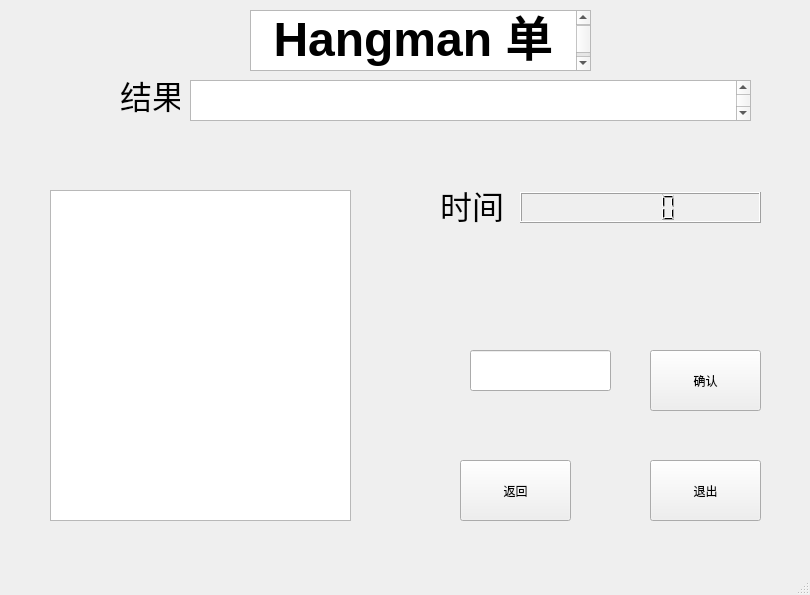
<?xml version="1.0" encoding="UTF-8"?>
<ui version="4.0">
 <class>MainWindow</class>
 <widget class="QMainWindow" name="MainWindow">
  <property name="geometry">
   <rect>
    <x>0</x>
    <y>0</y>
    <width>810</width>
    <height>595</height>
   </rect>
  </property>
  <property name="windowTitle">
   <string>MainWindow</string>
  </property>
  <widget class="QWidget" name="centralwidget">
   <widget class="QTextBrowser" name="titleBrowser">
    <property name="geometry">
     <rect>
      <x>250</x>
      <y>10</y>
      <width>341</width>
      <height>61</height>
     </rect>
    </property>
    <property name="html">
     <string>&lt;!DOCTYPE HTML PUBLIC &quot;-//W3C//DTD HTML 4.0//EN&quot; &quot;http://www.w3.org/TR/REC-html40/strict.dtd&quot;&gt;
&lt;html&gt;&lt;head&gt;&lt;meta name=&quot;qrichtext&quot; content=&quot;1&quot; /&gt;&lt;style type=&quot;text/css&quot;&gt;
p, li { white-space: pre-wrap; }
&lt;/style&gt;&lt;/head&gt;&lt;body style=&quot; font-family:'.AppleSystemUIFont'; font-size:13pt; font-weight:400; font-style:normal;&quot;&gt;
&lt;p align=&quot;center&quot; style=&quot; margin-top:0px; margin-bottom:0px; margin-left:0px; margin-right:0px; -qt-block-indent:0; text-indent:0px;&quot;&gt;&lt;span style=&quot; font-size:36pt; font-weight:600;&quot;&gt;Hangman 单人模式&lt;/span&gt;&lt;/p&gt;&lt;/body&gt;&lt;/html&gt;</string>
    </property>
   </widget>
   <widget class="QLabel" name="timeLabel">
    <property name="geometry">
     <rect>
      <x>440</x>
      <y>180</y>
      <width>71</width>
      <height>51</height>
     </rect>
    </property>
    <property name="text">
     <string>&lt;html&gt;&lt;head/&gt;&lt;body&gt;&lt;p&gt;&lt;span style=&quot; font-size:24pt;&quot;&gt;时间&lt;/span&gt;&lt;/p&gt;&lt;/body&gt;&lt;/html&gt;</string>
    </property>
   </widget>
   <widget class="QLCDNumber" name="timeLcd">
    <property name="geometry">
     <rect>
      <x>520</x>
      <y>192</y>
      <width>241</width>
      <height>31</height>
     </rect>
    </property>
   </widget>
   <widget class="QPushButton" name="confirmButton">
    <property name="geometry">
     <rect>
      <x>650</x>
      <y>350</y>
      <width>111</width>
      <height>61</height>
     </rect>
    </property>
    <property name="text">
     <string>确认</string>
    </property>
   </widget>
   <widget class="QPushButton" name="exitButton">
    <property name="geometry">
     <rect>
      <x>650</x>
      <y>460</y>
      <width>111</width>
      <height>61</height>
     </rect>
    </property>
    <property name="text">
     <string>退出</string>
    </property>
   </widget>
   <widget class="QPushButton" name="backButton">
    <property name="geometry">
     <rect>
      <x>460</x>
      <y>460</y>
      <width>111</width>
      <height>61</height>
     </rect>
    </property>
    <property name="text">
     <string>返回</string>
    </property>
   </widget>
   <widget class="QGraphicsView" name="manView">
    <property name="geometry">
     <rect>
      <x>50</x>
      <y>190</y>
      <width>301</width>
      <height>331</height>
     </rect>
    </property>
   </widget>
   <widget class="QTextBrowser" name="resultBrowser">
    <property name="geometry">
     <rect>
      <x>190</x>
      <y>80</y>
      <width>561</width>
      <height>41</height>
     </rect>
    </property>
    <property name="toolTip">
     <string>&lt;html&gt;&lt;head/&gt;&lt;body&gt;&lt;p&gt;&lt;span style=&quot; font-size:24pt;&quot;/&gt;&lt;/p&gt;&lt;/body&gt;&lt;/html&gt;</string>
    </property>
    <property name="html">
     <string>&lt;!DOCTYPE HTML PUBLIC &quot;-//W3C//DTD HTML 4.0//EN&quot; &quot;http://www.w3.org/TR/REC-html40/strict.dtd&quot;&gt;
&lt;html&gt;&lt;head&gt;&lt;meta name=&quot;qrichtext&quot; content=&quot;1&quot; /&gt;&lt;style type=&quot;text/css&quot;&gt;
p, li { white-space: pre-wrap; }
&lt;/style&gt;&lt;/head&gt;&lt;body style=&quot; font-family:'.AppleSystemUIFont'; font-size:13pt; font-weight:400; font-style:normal;&quot;&gt;
&lt;p style=&quot; margin-top:0px; margin-bottom:0px; margin-left:0px; margin-right:0px; -qt-block-indent:0; text-indent:0px;&quot;&gt;&lt;span style=&quot; font-size:24pt;&quot;&gt; &lt;/span&gt;&lt;/p&gt;&lt;/body&gt;&lt;/html&gt;</string>
    </property>
   </widget>
   <widget class="QLabel" name="resultLabel">
    <property name="geometry">
     <rect>
      <x>120</x>
      <y>60</y>
      <width>60</width>
      <height>71</height>
     </rect>
    </property>
    <property name="text">
     <string>&lt;html&gt;&lt;head/&gt;&lt;body&gt;&lt;p&gt;&lt;span style=&quot; font-size:24pt;&quot;&gt;结果&lt;/span&gt;&lt;/p&gt;&lt;/body&gt;&lt;/html&gt;</string>
    </property>
   </widget>
   <widget class="QLineEdit" name="letterEdit">
    <property name="geometry">
     <rect>
      <x>470</x>
      <y>350</y>
      <width>141</width>
      <height>41</height>
     </rect>
    </property>
   </widget>
   <widget class="QLabel" name="infoLabel">
    <property name="geometry">
     <rect>
      <x>440</x>
      <y>260</y>
      <width>311</width>
      <height>61</height>
     </rect>
    </property>
    <property name="text">
     <string/>
    </property>
   </widget>
   <widget class="QLabel" name="judgeLabel">
    <property name="geometry">
     <rect>
      <x>290</x>
      <y>170</y>
      <width>291</width>
      <height>141</height>
     </rect>
    </property>
    <property name="text">
     <string>&lt;html&gt;&lt;head/&gt;&lt;body&gt;&lt;p align=&quot;center&quot;&gt;&lt;br/&gt;&lt;/p&gt;&lt;/body&gt;&lt;/html&gt;</string>
    </property>
   </widget>
   <widget class="QLabel" name="answerLabel">
    <property name="geometry">
     <rect>
      <x>190</x>
      <y>130</y>
      <width>561</width>
      <height>41</height>
     </rect>
    </property>
    <property name="text">
     <string/>
    </property>
   </widget>
   <zorder>verticalLayoutWidget</zorder>
   <zorder>verticalLayoutWidget</zorder>
   <zorder>titleBrowser</zorder>
   <zorder>timeLabel</zorder>
   <zorder>timeLcd</zorder>
   <zorder>confirmButton</zorder>
   <zorder>exitButton</zorder>
   <zorder>backButton</zorder>
   <zorder>manView</zorder>
   <zorder>resultBrowser</zorder>
   <zorder>resultLabel</zorder>
   <zorder>letterEdit</zorder>
   <zorder>infoLabel</zorder>
   <zorder>answerLabel</zorder>
   <zorder>judgeLabel</zorder>
  </widget>
  <widget class="QMenuBar" name="menubar">
   <property name="geometry">
    <rect>
     <x>0</x>
     <y>0</y>
     <width>810</width>
     <height>22</height>
    </rect>
   </property>
  </widget>
  <widget class="QStatusBar" name="statusbar"/>
 </widget>
 <resources/>
 <connections>
  <connection>
   <sender>exitButton</sender>
   <signal>clicked()</signal>
   <receiver>MainWindow</receiver>
   <slot>close()</slot>
   <hints>
    <hint type="sourcelabel">
     <x>695</x>
     <y>442</y>
    </hint>
    <hint type="destinationlabel">
     <x>404</x>
     <y>297</y>
    </hint>
   </hints>
  </connection>
 </connections>
</ui>
